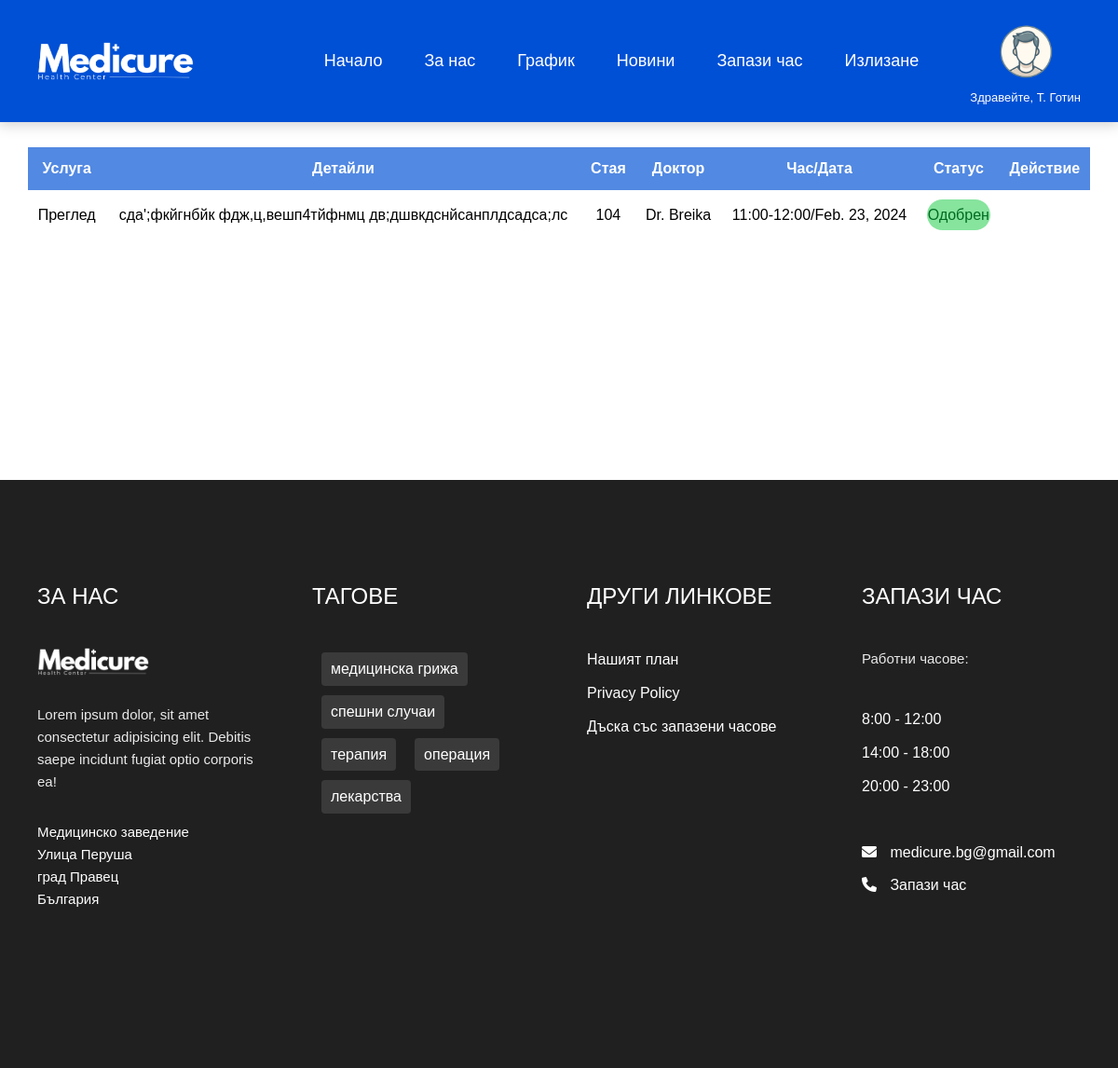
The app's page /appointments (signed in), older data.
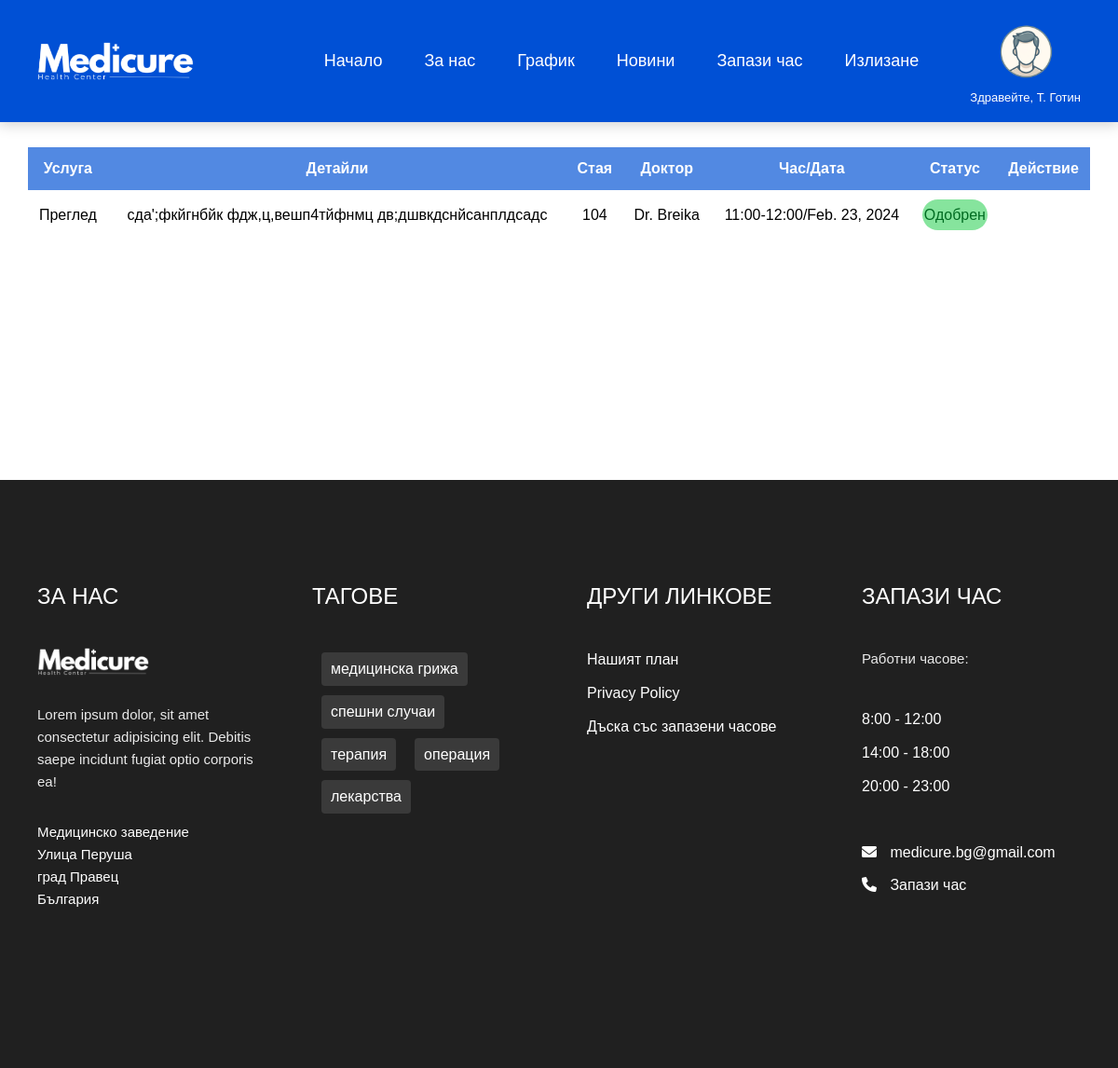
The same page, newer data.
### projectapp/models.py (models this page shows, shortened)
class Appointment(models.Model):
    patient = models.ForeignKey(CustomUser, on_delete=models.CASCADE, related_name='patient_appointments', blank=True, null=True)
    doctor = models.ForeignKey(CustomUser, on_delete=models.CASCADE, related_name='doctor_appointments', blank=True, null=True)
    service = models.CharField(max_length=255, blank=True, null=True)
    details = models.CharField(max_length=255, blank=True, null=True)
    appointment_date = models.DateField()
    appointment_time = models.CharField(max_length=12)
    STATUS_CHOICES = [
        ('Одобрен' , 'Одобрен'),
        ('Преглежда се', 'Преглежда се'),
        ('Отказан', 'Отказан'),
        ('Пропуснат', 'Пропуснат'),
        ('Изпълнен', 'Изпълнен')
    ]
    status = models.CharField(max_length=20, choices=STATUS_CHOICES, null=True, blank=True, default='Преглежда се')

class CustomUser(models.Model):
    user = models.OneToOneField(User, on_delete=models.CASCADE, blank=True, null=True)
    phone = models.CharField(max_length=13)
    date_of_birth = models.DateField(null=True, blank=True)
    specialty = models.CharField(max_length=100, null=True, blank=True)
    ROLE_CHOICES = [
        ('admin', 'Administrator'),
        ('doctor', 'Doctor'),
        ('patient', 'Patient')
    ]
    role = models.CharField(max_length=7, choices=ROLE_CHOICES)
    GENDER_CHOICES = [
        ('male' , 'Male'),
        ('female', 'Female'),
        ('other' , 'Other')
    ]
    gender = models.CharField(max_length=6, choices=GENDER_CHOICES, default='not set', blank=True, null=True)
    room_num = models.IntegerField(null=True, blank=True)
    profile_image = models.ImageField(upload_to='images/' ,blank=True, null=True)

### projectapp/views.py (the view, shortened to what this page needs)
# urls.py: path('appointments', views.appointments, name='appointments'),
def appointments(request):
    if request.user.is_authenticated:
        user_email = request.user.email
        patient_appointments = Appointment.objects.filter(patient__user__email=user_email)
        doctor_appointments = Appointment.objects.filter(doctor__user__email=user_email)
        appointments = Appointment.objects.all()
        context = {
                   'appointments' : appointments,
                   'patient_appointments': patient_appointments,
                   'doctor_appointments' : doctor_appointments
                   }
        return render(request, 'appointments.html', context)
    else:
        html_content = """
            <br><br><br><br><br>
            <p><strong> Влезте или се регистирайте за да видите графика си.</strong></p>
            <br><br><br><br><br><br><br><br><br><br><br><br><br><br><br><br><br><br><br><br><br><br><br>
        """
    return render(request, 'appointments.html', {'html_content' : html_content})

### projectapp/context_processors.py (called while the page is built)
def custom_user_details(request):
    if request.user.is_authenticated:
        user_profile = CustomUser.objects.get(user=request.user)
        return {'user_profile': user_profile}
    return {}

### projectapp/templatetags/my_custom_filters.py (called while the page is built)
@register.filter(name='truncateletters')
def truncateletters(value, arg):
    try:
        length = int(arg)
    except ValueError:  # Invalid literal for int()
        return value  # Fail silently.
    if len(value) > length:
        return value[:length]
    else:
        return value

### template/appointments.html (shortened to what this page needs)
{% load static %}
{% load my_custom_filters %}
<!DOCTYPE html>
<html lang="bg">
<head>
    <link rel="stylesheet" href="{% static 'css/appointments.css' %}">
    <link rel="stylesheet" href="https://cdnjs.cloudflare.com/ajax/libs/font-awesome/6.0.0-beta2/css/all.min.css" />
</head>
<body>
    {% include 'nav.html' %}
    {% if user.is_authenticated %}
    <section class="table__body">
        <table>
            {% if user_profile.role == 'patient' %}
            <thead>
                <tr>
                    <th> Услуга </th>
                    <th> Детайли </th>
                    <th> Стая </th>
                    <th> Доктор </th>
                    <th> Час/дата </th>
                    <th> Статус </th>
                    <th> Действие </th>
                </tr>
            </thead>
            <tbody>
                {% for appointment in patient_appointments %}
                <tr>
                    <td> {{appointment.service}} </td>
                    <td> {{appointment.details}} </td>
                    <td> {{appointment.doctor.room_num}} </td>
                    <td> Dr. {{appointment.doctor.user.last_name}} </td>
                    <td> {{appointment.appointment_time}}/{{appointment.appointment_date}} </td>
                    <td>
                        {% if  appointment.status == "Преглежда се" %}
                        <p class="status pending">{{appointment.status}}</p>
                        {% elif  appointment.status == "Одобрен" %}
                        <p class="status approved">{{appointment.status}}</p>
                        {% elif  appointment.status == "Отказан" %}
                        <p class="status cancelled">{{appointment.status}}</p>
                        {% elif  appointment.status == "Пропуснат" %}
                        <p class="status missed">{{appointment.status}}</p>
                        {% elif  appointment.status == "Изпълнен" %}
                        <p class="status done">{{appointment.status}}</p>
                        {% endif %}
                    </td>
                    <td>
                    </td>
                </tr>
                {% endfor %}
            </tbody>
            {% endif %}
        </table>
    </section>
    {% else %}
        {{ html_content|safe }}
    {% endif %}
            {% include 'make_an_appointment.html' %}
        {% include 'footer.html' %}
</body>
</html>

### template/nav.html (shortened to what this page needs)
{% load static %}
{% load my_custom_filters %}
    <link rel = "stylesheet" href = "{% static 'css/normalize.css' %}">
    <link rel = "stylesheet" href = "{% static 'css/main.css' %}">
<nav class = "navbar bg-blue">
    <div class = "container flex">
        <a href = "{% url 'index' %}" class = "navbar-brand">
            <img src = "{% static 'images/Medicure.png' %}" alt = "site logo">
        </a>
        <div class = "navbar-collapse bg-white">
            <ul class = "navbar-nav">
                <li class = "nav-item">
                    <a href = "{% url 'index' %}" class = "nav-link" style="font-size: large;">Начало</a>
                </li>
                <li class = "nav-item">
                    <a href = "{% url 'aboutus' %}" class = "nav-link" style="font-size: large;">За нас</a>
                </li>
                <li class = "nav-item">
                    <a href = "{% url 'appointments' %}" class = "nav-link" style="font-size: large;">График</a>
                </li>
                <li class = "nav-item">
                    <a href = "{% url 'news' %}" class = "nav-link" style="font-size: large;">Новини</a>
                </li>
                {% if user.is_authenticated %}
                    {% if user_profile.role == 'patient' and user_profile.gender == 'male' %}
                    <li class = "nav-item">
                        <a href = "#" class = "nav-link appointment" style="font-size: large;">Запази час</a>
                    </li>
                    <li class = "nav-item"><a class="nav-link" href="{% url 'logout' %}" style="font-size: large;">Излизане</a></li>
                </ul>
                    <div class="profile">
                        <a href="{% url 'profile' %}"><img class="profile-img" style="height: 80px; width:80px;" src="{% static 'images/profilepic1.png' %}" alt="profilepic" ></a>
                        <p class = "text-sm" style="color:white;">Здравейте, {{ user.first_name | truncateletters:1 }}. {{user.last_name}}</p>
                    </div>
                    {% endif %}
                {% endif %}
        </div>
    </div>
</nav>

### template/make_an_appointment.html (shortened to what this page needs)
{% load static %}
<!DOCTYPE html>
<html lang="bg">
<head>
</head>
<body>
</body>
</html>

### template/footer.html
 {% load static%}
 <link rel = "stylesheet" href = "{% static 'css/normalize.css' %}">
    <link rel = "stylesheet" href = "{% static 'css/main.css' %}">
 <footer id = "footer" class = "footer text-center">
    <div class = "container">
        <div class = "footer-inner text-white py grid">
            <div class = "footer-item">
                <h3 class = "footer-head">за нас</h3>
                <div class = "icon">
                    <img src = "{% static 'images/MedicureBlack.png' %}">
                </div>
                <p class = "text text-md">Lorem ipsum dolor, sit amet consectetur adipisicing elit. Debitis saepe incidunt fugiat optio corporis ea!</p>
                <address>
                    Медицинско заведение <br>
                    Улица Перуша  <br>
                    град Правец <br>
                    България
                </address>
            </div>
            <div class = "footer-item">
                <h3 class = "footer-head">тагове</h3>
                <ul class = "tags-list flex">
                    <li>медицинска грижа</li>
                    <li>спешни случаи</li>
                    <li>терапия</li>
                    <li>операция</li>
                    <li>лекарства</li>
                </ul>
            </div>
            <div class = "footer-item">
                <h3 class = "footer-head">Други линкове</h3>
                <ul>
                    <li><a href = "{% url 'aboutus' %}" class = "text-white">Нашият план</a></li>
                    <li><a href = "#" class = "text-white">Privacy Policy</a></li>
                    <li><a href = "{% url 'appointments' %}" class = "text-white">Дъска със запазени часове</a></li>
                </ul>
            </div>
            <div class = "footer-item">
                <h3 class = "footer-head">запази час</h3>
                <p class = "text text-md">Работни часове:</p>
                <ul class = "appointment-info">
                    <li>8:00 - 12:00</li>
                    <li>14:00 - 18:00</li>
                    <li>20:00 - 23:00</li>
                    <br>
                    <li>
                        <i class = "fas fa-envelope"></i>
                        <span>medicure.bg@gmail.com</span>
                    </li>
                    {% if user_profile.role == 'patient' %}
                    <li>
                        <i class = "fas fa-phone"></i>
                        <a href="#" class="appointment"><span style="color: white;">Запази час</span></a>
                    </li>
                    {% endif %}
                </ul>
            </div>
        </div>
    </div>
</footer>

### static/css/appointments.css (style rules this page uses)
* { margin: 0; padding: 0; box-sizing: border-box; font-family: sans-serif; }
.table__body { width: 95%; max-height: calc(89% - 1.6rem); background-color: #fffb; margin: .8rem auto; border-radius: .6rem; overflow: auto; overflow: overlay; }
table { width: 100%; margin-bottom: 25rem; margin-top: 15rem; }
table, th, td { border-collapse: collapse; padding: 1rem; text-align: left; text-align: center; }
thead th { position: sticky; top: 0; left: 0; background-color: #0052d5ad; text-transform: capitalize; color: #fff; }
tbody tr { --delay: .1s; transition: .5s ease-in-out var(--delay), background-color 0s; }
tbody tr td, tbody tr td p, tbody tr td img { transition: .2s ease-in-out; }
.status { padding: .4rem 0; border-radius: 2rem; text-align: center; }
.status.approved { background-color: #86e49d; color: #006b21; }
.approved { background-color: #86e49d; color: #006b21; }

### template/make_an_appointment.html (style rules this page uses)
body { font-family: Arial, sans-serif; margin: 0; padding: 0; }

Row changes from the older to the newer data that the page shows:
changed Appointment "Преглед": details "сда';фкйгнбйк фдж,ц,вешп4тйфнмц дв;дшвкдснйсанплдсадса;лс" → "сда';фкйгнбйк фдж,ц,вешп4тйфнмц дв;дшвкдснйсанплдсадс"
